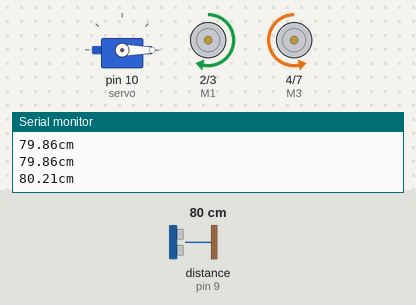
Bench run of a sketch on a simulated Arduino Uno, built with avr-gcc and run on an emulated ATmega328P. On the bench: servo, motor-driver pin pairs drawn as motors (green arrow = first pin HIGH = forward, orange = second pin HIGH = backward, longer = more drive, scaled by the enable pin), the last lines printed to the serial monitor. Wiring (inferred from the names in the program): ultrasonic range finder: trigger pin 8; echo pin 9. The test bench sets the inputs (shaded band); at power-on: distance to the obstacle (sensor on pin 9) 80 cm. The echo pulse lasts 58.3 µs per cm.

Above: at 1.2 s.
1.3 s: distance to the obstacle (sensor on pin 9) set to 18 cm
At 1.4 s:
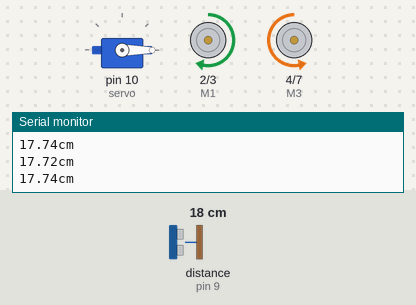
4.3 s: distance to the obstacle (sensor on pin 9) set to 14 cm
At 5.2 s:
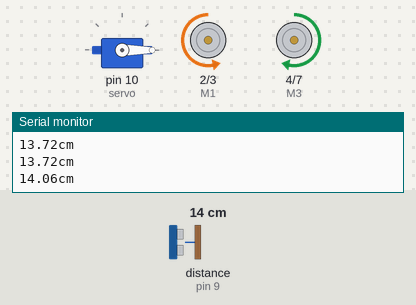
7.3 s: distance to the obstacle (sensor on pin 9) set to 35 cm
At 8.12 s:
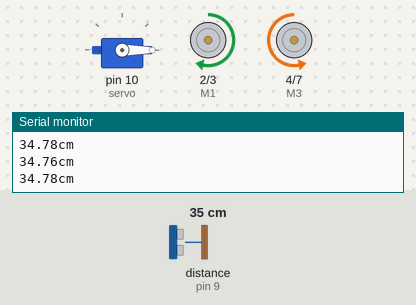
10.3 s: distance to the obstacle (sensor on pin 9) set to 2 cm
At 11.1 s:
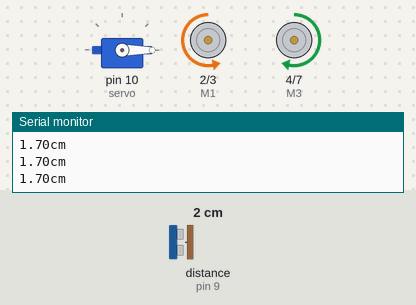
Timing chart, 0 to 14.3 s (numbered marks = the images above; inputs shaded):
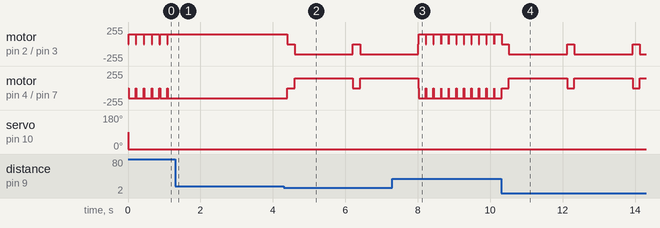

Measured:
- the behaviour switches between 16 and 15 cm on distance to the obstacle (sensor on pin 9) (found by bisection; images 1 and 2)
- after the input at 1.3 s, motor on pin 2 (M1) / pin 3 (M2): stops changing and stays forward 150/255; motor on pin 4 (M3) / pin 7 (M4): stops changing and stays backward 150/255
- after the input at 4.3 s, motor on pin 2 (M1) / pin 3 (M2): alternates backward 150/255 for 1.6 s and stopped for 0.21 s, starting after 0.09 s; motor on pin 4 (M3) / pin 7 (M4): alternates forward 150/255 for 1.6 s and stopped for 0.21 s, starting after 0.09 s
- after the input at 7.3 s, motor on pin 2 (M1) / pin 3 (M2): alternates forward 150/255 for 0.20 s and stopped for 0.01 s, starting after 0.72 s; motor on pin 4 (M3) / pin 7 (M4): alternates backward 150/255 for 0.20 s and stopped for 0.01 s, starting after 0.72 s
- after the input at 10.3 s, motor on pin 2 (M1) / pin 3 (M2): alternates backward 150/255 for 1.6 s and stopped for 0.20 s, starting after 0.22 s; motor on pin 4 (M3) / pin 7 (M4): alternates forward 150/255 for 1.6 s and stopped for 0.20 s, starting after 0.22 s
- by itself, motor on pin 2 (M1) / pin 3 (M2): alternates forward 150/255 for 0.20 s and stopped for 0.02 s
- by itself, motor on pin 4 (M3) / pin 7 (M4): alternates backward 150/255 for 0.20 s and stopped for 0.02 s

The sketch:

arduino-car.ino
```cpp
#include <Servo.h> // Incluir la libreria del servomotor, para manejar el servo (codigo ya hecho)
Servo dicembre;    // Es una instancia de la clase servo (es la forma que tengo para controlar el codigo ya hecho)
const int M1 = 2;  // De la linea 3 a la 13 estamos haciendo una declaracion de variables
const int M2 = 3;  // M2 tiene un valor de 3 que representa al pin que esta conectado (igual con el resto)
const int M3 = 4;
const int M4 = 7;
const int ENA = 5;       // Pines PWM
const int ENB = 6;       // Pines PWN
const int tig = 8;       // Disparador del ultrasonido
const int echo = 9;      // Receptor del ultrasonido
const int servo = 10;    // Señal para el servo
const int pwm = 200;     // se utiliza para establecer el valor del ancho de pulso modulado (Es el ancho de la señal analogica)
float d, t, f, der, izq; // Variables reales d=distancia, t=tiempo, f=frente, der=derecha, izq=izquierda

void setup()
{
    Serial.begin(9600);  // Baudios byte/segundos (9600) bytes en un segundo, serial begin inicializamos el uso del monitor serie
    dicembre.attach(10); // De donde sale la señal, pin 10, inicialezando el Servo, le asignamos el pin de la señal (10)
    pinMode(M1, OUTPUT); // El pinMode determinar si son salidas o entradas
    pinMode(M2, OUTPUT); // Output sale voltaje
    pinMode(M3, OUTPUT); // En las lineas 18 a 26 determinamos si esos pines van a tener señales de entrada (input) o de salida (output) en el input recibira informacion del carrito y en el output del computador
    pinMode(M4, OUTPUT);
    pinMode(ENA, OUTPUT);
    pinMode(ENB, OUTPUT);
    pinMode(tig, OUTPUT);
    pinMode(echo, INPUT); // Input recibe voltaje
    pinMode(servo, OUTPUT);
    detener(); // No se mueva   //
}

void loop()
{
    calcular();
    if (f <= 15)
    {
        detener();
        delay(200);
        atras();
        delay(800);
        detener();
        calcular();
        if ((der <= 15) and (izq <= 15))
        {
            atras();
            delay(800);
        }
        else if ((der > izq) and (der > 15))
        {
            giroder();
            delay(200);
        }
        else if ((izq > der) and (izq > 15))
        {
            giroizq();
            delay(200);
        }
    }
    else if (f > 15)
    {
        adelantar();
        delay(200);
    }
}

void atras()
{
    digitalWrite(M1, LOW);  // derecha atras
    digitalWrite(M2, HIGH); // derecha adelante
    digitalWrite(M3, HIGH); // izquierd  adelante
    digitalWrite(M4, LOW);  // izquierda  atras
    analogWrite(ENA, 150);  // aqui estamos mandando x cantidad de señales a los pines que nesecitamos para el movimiento que queremos a hacer
    analogWrite(ENB, 150);
}

void detener()
{
    digitalWrite(M1, LOW);
    digitalWrite(M2, LOW);
    digitalWrite(M3, LOW);
    digitalWrite(M4, LOW);
    digitalWrite(ENA, 150);
    digitalWrite(ENB, 150);
}

void adelantar()
{
    digitalWrite(M1, HIGH);
    digitalWrite(M2, LOW);
    digitalWrite(M3, LOW);
    digitalWrite(M4, HIGH);
    analogWrite(ENA, 150);
    analogWrite(ENB, 150);
}

void giroizq()
{
    digitalWrite(M1, HIGH);
    digitalWrite(M2, LOW);
    digitalWrite(M3, LOW);
    digitalWrite(M4, LOW);
    digitalWrite(ENA, 150);
    digitalWrite(ENB, 150);
}

void giroder()
{
    digitalWrite(M1, LOW);
    digitalWrite(M2, LOW);
    digitalWrite(M3, LOW);
    digitalWrite(M4, HIGH);
    digitalWrite(ENA, 150);
    digitalWrite(ENB, 150);
}

void lectura()
{

    digitalWrite(tig, LOW); // de la linea 98 a 102 lo que hace es poner en funcion el ultrasonido en este primero lo apagas al ultrasonido y luego lo enciendes y despues lo apagas de nuevo el delay es necesario para que le de tiempo al ultrasonido de analizar el entorno y le de tiempo de respuesta
    delayMicroseconds(4);
    digitalWrite(tig, HIGH);
    delayMicroseconds(10);
    digitalWrite(tig, LOW);
    t = pulseIn(echo, HIGH); // guardar el tiempo que tardo en llegar el pulso
    d = 0.03438 * t / 2;     // calcular la distancia
    Serial.print(d);         //
    Serial.println("cm");
}

void calcular()
{ // este es el metodo para realizar la lectura de distancia en las distintas posiciones y ademas las guarda en las variables anteriormente declaradas
    detener();
    // Lectura de la  distancia de frente
    dicembre.write(90);
    lectura();
    f = d; // f es frente, d distancia
    // Lectura de la distancia a la 180
    dicembre.write(180);
    lectura();
    der = d;
    // Lectura de la distancia a la izquierda 0
    dicembre.write(0);
    lectura();
    izq = d;
}
```
